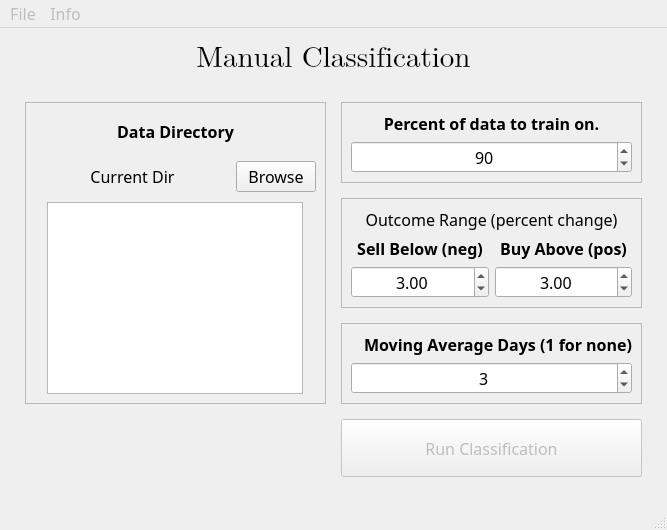
<?xml version="1.0" encoding="UTF-8"?>
<ui version="4.0">
 <class>MainWindow</class>
 <widget class="QMainWindow" name="MainWindow">
  <property name="geometry">
   <rect>
    <x>0</x>
    <y>0</y>
    <width>667</width>
    <height>530</height>
   </rect>
  </property>
  <property name="font">
   <font>
    <family>Source Sans Pro</family>
    <pointsize>12</pointsize>
   </font>
  </property>
  <property name="windowTitle">
   <string>MainWindow</string>
  </property>
  <widget class="QWidget" name="centralwidget">
   <layout class="QGridLayout" name="gridLayout_5">
    <property name="leftMargin">
     <number>25</number>
    </property>
    <property name="topMargin">
     <number>0</number>
    </property>
    <property name="rightMargin">
     <number>25</number>
    </property>
    <property name="bottomMargin">
     <number>25</number>
    </property>
    <property name="spacing">
     <number>15</number>
    </property>
    <item row="0" column="0" colspan="2">
     <widget class="QLabel" name="label">
      <property name="sizePolicy">
       <sizepolicy hsizetype="MinimumExpanding" vsizetype="MinimumExpanding">
        <horstretch>0</horstretch>
        <verstretch>0</verstretch>
       </sizepolicy>
      </property>
      <property name="minimumSize">
       <size>
        <width>100</width>
        <height>50</height>
       </size>
      </property>
      <property name="font">
       <font>
        <family>Cambria Math</family>
        <pointsize>22</pointsize>
       </font>
      </property>
      <property name="text">
       <string>Manual Classification</string>
      </property>
      <property name="alignment">
       <set>Qt::AlignCenter</set>
      </property>
     </widget>
    </item>
    <item row="1" column="0" rowspan="3">
     <widget class="QFrame" name="frame_4">
      <property name="frameShape">
       <enum>QFrame::StyledPanel</enum>
      </property>
      <property name="frameShadow">
       <enum>QFrame::Plain</enum>
      </property>
      <layout class="QGridLayout" name="gridLayout_4">
       <item row="1" column="0">
        <widget class="QLabel" name="curDirLabel">
         <property name="sizePolicy">
          <sizepolicy hsizetype="MinimumExpanding" vsizetype="MinimumExpanding">
           <horstretch>0</horstretch>
           <verstretch>0</verstretch>
          </sizepolicy>
         </property>
         <property name="font">
          <font>
           <family>Source Sans Pro</family>
           <pointsize>12</pointsize>
           <weight>50</weight>
           <bold>false</bold>
          </font>
         </property>
         <property name="text">
          <string>Current Dir</string>
         </property>
         <property name="alignment">
          <set>Qt::AlignCenter</set>
         </property>
        </widget>
       </item>
       <item row="1" column="1">
        <widget class="QPushButton" name="browseButton">
         <property name="text">
          <string>Browse</string>
         </property>
        </widget>
       </item>
       <item row="2" column="0" colspan="2" alignment="Qt::AlignHCenter|Qt::AlignVCenter">
        <widget class="QListWidget" name="dataListWidget">
         <property name="sizePolicy">
          <sizepolicy hsizetype="MinimumExpanding" vsizetype="MinimumExpanding">
           <horstretch>0</horstretch>
           <verstretch>0</verstretch>
          </sizepolicy>
         </property>
         <property name="horizontalScrollBarPolicy">
          <enum>Qt::ScrollBarAsNeeded</enum>
         </property>
         <property name="sizeAdjustPolicy">
          <enum>QAbstractScrollArea::AdjustIgnored</enum>
         </property>
         <property name="showDropIndicator" stdset="0">
          <bool>false</bool>
         </property>
         <property name="defaultDropAction">
          <enum>Qt::IgnoreAction</enum>
         </property>
         <property name="alternatingRowColors">
          <bool>true</bool>
         </property>
         <property name="textElideMode">
          <enum>Qt::ElideLeft</enum>
         </property>
        </widget>
       </item>
       <item row="0" column="0" colspan="2">
        <widget class="QLabel" name="label_10">
         <property name="sizePolicy">
          <sizepolicy hsizetype="MinimumExpanding" vsizetype="MinimumExpanding">
           <horstretch>0</horstretch>
           <verstretch>0</verstretch>
          </sizepolicy>
         </property>
         <property name="font">
          <font>
           <family>Source Sans Pro</family>
           <pointsize>12</pointsize>
           <weight>75</weight>
           <bold>true</bold>
          </font>
         </property>
         <property name="text">
          <string>Data Directory</string>
         </property>
         <property name="alignment">
          <set>Qt::AlignCenter</set>
         </property>
        </widget>
       </item>
      </layout>
     </widget>
    </item>
    <item row="1" column="1">
     <widget class="QFrame" name="frame_3">
      <property name="frameShape">
       <enum>QFrame::StyledPanel</enum>
      </property>
      <property name="frameShadow">
       <enum>QFrame::Plain</enum>
      </property>
      <layout class="QGridLayout" name="gridLayout_3">
       <item row="1" column="0">
        <widget class="QSpinBox" name="trainPercentSpin">
         <property name="font">
          <font>
           <family>Source Sans Pro</family>
           <pointsize>12</pointsize>
          </font>
         </property>
         <property name="alignment">
          <set>Qt::AlignCenter</set>
         </property>
         <property name="minimum">
          <number>1</number>
         </property>
         <property name="value">
          <number>90</number>
         </property>
        </widget>
       </item>
       <item row="0" column="0">
        <widget class="QLabel" name="label_9">
         <property name="font">
          <font>
           <family>Source Sans Pro</family>
           <pointsize>12</pointsize>
           <weight>75</weight>
           <bold>true</bold>
          </font>
         </property>
         <property name="text">
          <string>Percent of data to train on.</string>
         </property>
         <property name="alignment">
          <set>Qt::AlignCenter</set>
         </property>
        </widget>
       </item>
      </layout>
     </widget>
    </item>
    <item row="2" column="1">
     <widget class="QFrame" name="frame">
      <property name="frameShape">
       <enum>QFrame::StyledPanel</enum>
      </property>
      <property name="frameShadow">
       <enum>QFrame::Plain</enum>
      </property>
      <property name="lineWidth">
       <number>3</number>
      </property>
      <layout class="QGridLayout" name="gridLayout">
       <item row="0" column="0" colspan="2">
        <widget class="QLabel" name="label_5">
         <property name="font">
          <font>
           <family>Source Sans Pro</family>
           <pointsize>12</pointsize>
          </font>
         </property>
         <property name="text">
          <string>Outcome Range (percent change)</string>
         </property>
         <property name="alignment">
          <set>Qt::AlignCenter</set>
         </property>
        </widget>
       </item>
       <item row="1" column="0">
        <widget class="QLabel" name="label_3">
         <property name="font">
          <font>
           <family>Source Sans Pro</family>
           <pointsize>12</pointsize>
           <weight>75</weight>
           <bold>true</bold>
          </font>
         </property>
         <property name="text">
          <string>Sell Below (neg)</string>
         </property>
         <property name="alignment">
          <set>Qt::AlignCenter</set>
         </property>
        </widget>
       </item>
       <item row="1" column="1">
        <widget class="QLabel" name="label_2">
         <property name="font">
          <font>
           <family>Source Sans Pro</family>
           <pointsize>12</pointsize>
           <weight>75</weight>
           <bold>true</bold>
          </font>
         </property>
         <property name="text">
          <string>Buy Above (pos)</string>
         </property>
         <property name="alignment">
          <set>Qt::AlignCenter</set>
         </property>
        </widget>
       </item>
       <item row="2" column="0">
        <widget class="QDoubleSpinBox" name="sellBelowSpin">
         <property name="sizePolicy">
          <sizepolicy hsizetype="MinimumExpanding" vsizetype="MinimumExpanding">
           <horstretch>0</horstretch>
           <verstretch>0</verstretch>
          </sizepolicy>
         </property>
         <property name="font">
          <font>
           <family>Source Sans Pro</family>
           <pointsize>12</pointsize>
          </font>
         </property>
         <property name="alignment">
          <set>Qt::AlignCenter</set>
         </property>
         <property name="singleStep">
          <double>1.000000000000000</double>
         </property>
         <property name="value">
          <double>3.000000000000000</double>
         </property>
        </widget>
       </item>
       <item row="2" column="1">
        <widget class="QDoubleSpinBox" name="buyAboveSpin">
         <property name="sizePolicy">
          <sizepolicy hsizetype="MinimumExpanding" vsizetype="MinimumExpanding">
           <horstretch>0</horstretch>
           <verstretch>0</verstretch>
          </sizepolicy>
         </property>
         <property name="font">
          <font>
           <family>Source Sans Pro</family>
           <pointsize>12</pointsize>
          </font>
         </property>
         <property name="alignment">
          <set>Qt::AlignCenter</set>
         </property>
         <property name="value">
          <double>3.000000000000000</double>
         </property>
        </widget>
       </item>
      </layout>
     </widget>
    </item>
    <item row="3" column="1">
     <widget class="QFrame" name="frame_2">
      <property name="frameShape">
       <enum>QFrame::StyledPanel</enum>
      </property>
      <property name="frameShadow">
       <enum>QFrame::Plain</enum>
      </property>
      <property name="lineWidth">
       <number>1</number>
      </property>
      <property name="midLineWidth">
       <number>0</number>
      </property>
      <layout class="QGridLayout" name="gridLayout_2">
       <item row="0" column="0">
        <widget class="QLabel" name="label_8">
         <property name="font">
          <font>
           <family>Source Sans Pro</family>
           <pointsize>12</pointsize>
           <weight>75</weight>
           <bold>true</bold>
          </font>
         </property>
         <property name="text">
          <string>Moving Average Days (1 for none)</string>
         </property>
         <property name="alignment">
          <set>Qt::AlignRight|Qt::AlignTrailing|Qt::AlignVCenter</set>
         </property>
        </widget>
       </item>
       <item row="1" column="0">
        <widget class="QSpinBox" name="movingAvgSpin">
         <property name="font">
          <font>
           <family>Source Sans Pro</family>
           <pointsize>12</pointsize>
          </font>
         </property>
         <property name="alignment">
          <set>Qt::AlignCenter</set>
         </property>
         <property name="minimum">
          <number>1</number>
         </property>
         <property name="maximum">
          <number>30</number>
         </property>
         <property name="value">
          <number>3</number>
         </property>
        </widget>
       </item>
      </layout>
     </widget>
    </item>
    <item row="4" column="0">
     <spacer name="horizontalSpacer">
      <property name="orientation">
       <enum>Qt::Horizontal</enum>
      </property>
      <property name="sizeType">
       <enum>QSizePolicy::MinimumExpanding</enum>
      </property>
      <property name="sizeHint" stdset="0">
       <size>
        <width>298</width>
        <height>40</height>
       </size>
      </property>
     </spacer>
    </item>
    <item row="4" column="1">
     <widget class="QPushButton" name="runCButton">
      <property name="enabled">
       <bool>false</bool>
      </property>
      <property name="sizePolicy">
       <sizepolicy hsizetype="MinimumExpanding" vsizetype="MinimumExpanding">
        <horstretch>0</horstretch>
        <verstretch>0</verstretch>
       </sizepolicy>
      </property>
      <property name="font">
       <font>
        <family>Source Sans Pro</family>
        <pointsize>12</pointsize>
       </font>
      </property>
      <property name="text">
       <string>Run Classification</string>
      </property>
     </widget>
    </item>
   </layout>
  </widget>
  <widget class="QMenuBar" name="menubar">
   <property name="geometry">
    <rect>
     <x>0</x>
     <y>0</y>
     <width>667</width>
     <height>26</height>
    </rect>
   </property>
   <property name="font">
    <font>
     <family>Source Sans Pro</family>
     <pointsize>12</pointsize>
    </font>
   </property>
   <widget class="QMenu" name="menuFile">
    <property name="enabled">
     <bool>false</bool>
    </property>
    <property name="title">
     <string>File</string>
    </property>
    <addaction name="actionImport_Data"/>
    <addaction name="actionOptions"/>
   </widget>
   <widget class="QMenu" name="menuInfo">
    <property name="enabled">
     <bool>false</bool>
    </property>
    <property name="title">
     <string>Info</string>
    </property>
    <addaction name="actionManual_Parameters"/>
    <addaction name="actionAutomatic_Parameters"/>
    <addaction name="actionStock_Data"/>
   </widget>
   <addaction name="menuFile"/>
   <addaction name="menuInfo"/>
  </widget>
  <widget class="QStatusBar" name="statusbar"/>
  <action name="actionImport_Data">
   <property name="text">
    <string>Import Data</string>
   </property>
  </action>
  <action name="actionOptions">
   <property name="text">
    <string>Options</string>
   </property>
  </action>
  <action name="actionManual_Parameters">
   <property name="enabled">
    <bool>true</bool>
   </property>
   <property name="text">
    <string>Manual Parameters</string>
   </property>
  </action>
  <action name="actionAutomatic_Parameters">
   <property name="text">
    <string>Automatic Parameters</string>
   </property>
  </action>
  <action name="actionStock_Data">
   <property name="text">
    <string>Stock Data</string>
   </property>
  </action>
 </widget>
 <resources/>
 <connections/>
</ui>
